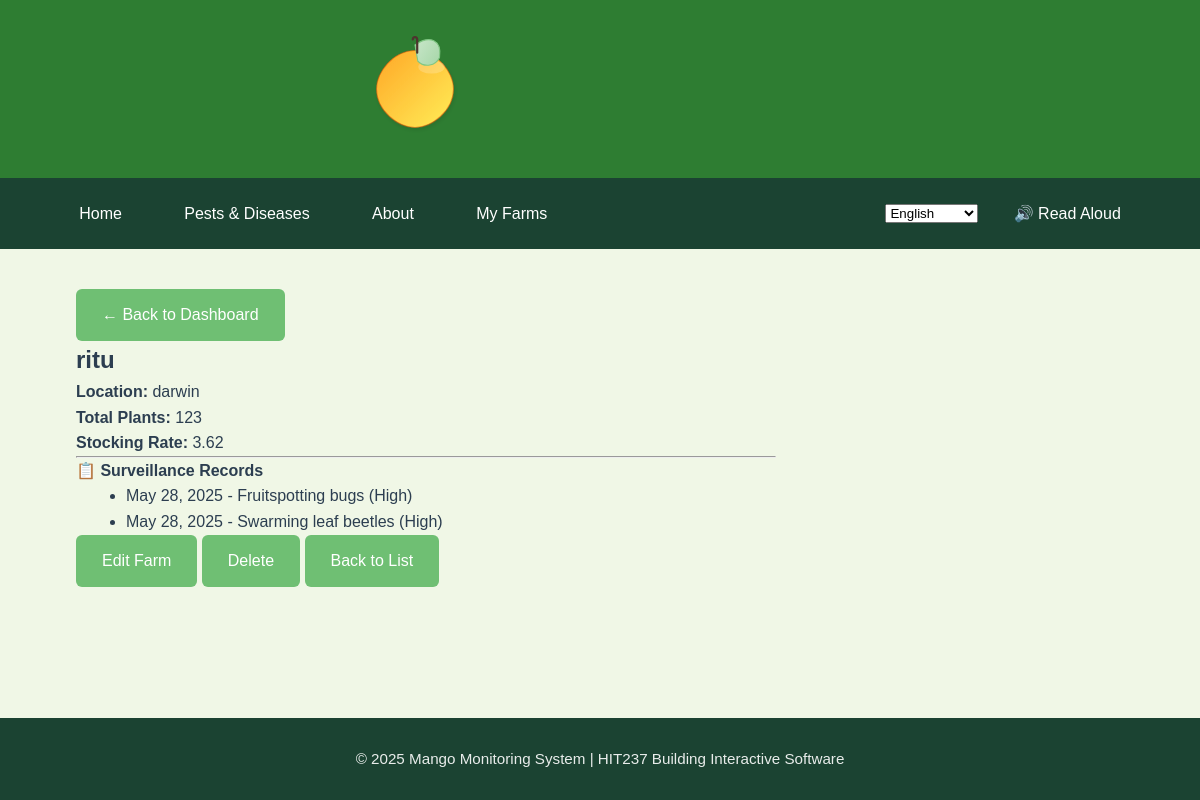
The page /myfarms/farms/5/ (signed in) on the database its author committed.
### App2/models.py (models this page shows, shortened)
class Farm(models.Model):
    name = models.CharField(max_length=100)
    location = models.CharField(max_length=150)
    owner = models.ForeignKey(User, on_delete=models.CASCADE, related_name="farms")
    total_plants = models.IntegerField(validators=[MinValueValidator(1)], help_text="Total number of mango plants on the property")
    farm_size = models.DecimalField(max_digits=10, decimal_places=2, help_text="Farm size in hectares")
    stocking_rate = models.DecimalField(max_digits=10, decimal_places=2, help_text="Plants per hectare", editable=False)
    created_at = models.DateTimeField(auto_now_add=True)
    updated_at = models.DateTimeField(auto_now=True)
    class Meta:
        ordering = ['name']

class Surveillance(models.Model):
    SEVERITY_CHOICES = [
        (1, 'Low'),
        (2, 'Medium'),
        (3, 'High'),
        (4, 'Critical'),
    ]
    PLANT_PART_CHOICES = [
        ('leaves', 'Leaves'),
        ('fruit', 'Fruit'),
        ('flowers', 'Flowers'),
        ('stem', 'Stem/Branches'),
        ('roots', 'Roots'),
        ('whole', 'Whole Plant'),
    ]
    farm = models.ForeignKey(Farm, on_delete=models.CASCADE, related_name='surveillance_records')
    date_observed = models.DateField()
    time_observed = models.TimeField()
    plants_inspected = models.IntegerField(validators=[MinValueValidator(1)],help_text="Number of plants inspected in this surveillance")
    plant_part = models.CharField(max_length=20, choices=PLANT_PART_CHOICES)
    pest = models.ForeignKey(Pest, on_delete=models.CASCADE, related_name='occurrences')
    severity = models.IntegerField(choices=SEVERITY_CHOICES)
    pest_count = models.IntegerField(default=0, help_text="Estimated number of pests found")
    notes = models.TextField(blank=True)
    weather_conditions = models.CharField(max_length=100, blank=True, help_text="e.g., Sunny, Rainy, Humid")
    created_by = models.ForeignKey(User, on_delete=models.SET_NULL, null=True)
    created_at = models.DateTimeField(auto_now_add=True)
    updated_at = models.DateTimeField(auto_now=True)
    class Meta:
        ordering = ['-date_observed', '-time_observed']

class Pest(models.Model):
    name = models.CharField(max_length=100)
    description = models.TextField()
    reference_pest_id = models.IntegerField(null=True, blank=True,help_text="ID from reference pest database if identified")
    created_by = models.ForeignKey(User, on_delete=models.SET_NULL, null=True)

### App2/views.py (the view)
# urls.py: path('farms/<int:pk>/', views.FarmDetailView.as_view(), name='farm-detail'),
class FarmDetailView(LoginRequiredMixin, OwnerMixin, DetailView):
    model = Farm
    template_name = 'app2/farm_detail.html'

### App2/views.py (called while the page is built)
    def test_func(self):
        obj = self.get_object()
        if hasattr(obj, 'owner'):
            return obj.owner == self.request.user
        elif hasattr(obj, 'farm'):
            return obj.farm.owner == self.request.user
        return False

### App2/templates/App2/farm_detail.html (shortened to what this page needs)
{% extends 'app2/base.html' %}
{% block content %}
<div class="farm-detail-wrapper">
  <div class="text-end mb-3">
    <a href="{% url 'App2:profile' %}" class="btn btn-outline-success">← Back to Dashboard</a>
  </div>
  <div class="form-card mx-auto text-center" style="max-width: 700px;">
    <h2 class="mb-3">{{ farm.name }}</h2>
    <p><strong>Location:</strong> {{ farm.location }}</p>
    <p><strong>Total Plants:</strong> {{ farm.total_plants }}</p>
    <p><strong>Stocking Rate:</strong> {{ farm.stocking_rate|floatformat:2 }}</p>
    <hr class="my-4" />
    <h4 class="mt-4 mb-2">📋 Surveillance Records</h4>
    {% if farm.surveillance_records.all %}
      <ul class="text-start" style="max-width: 600px; margin: auto;">
        {% for record in farm.surveillance_records.all %}
          <li>{{ record.date_observed }} - {{ record.pest.name }} ({{ record.get_severity_display }})</li>
        {% endfor %}
      </ul>
    {% else %}
      <p>No surveillance data yet.</p>
    {% endif %}
    <div class="mt-4 d-flex flex-wrap justify-content-center gap-2">
      <a href="{% url 'App2:farm-update' farm.pk %}" class="btn btn-success">Edit Farm</a>
      <a href="{% url 'App2:farm-delete' farm.pk %}" class="btn btn-success">Delete</a>
      <a href="{% url 'App2:farm-list' %}" class="btn btn-success">Back to List</a>
    </div>
  </div>
</div>
{% endblock %}

### App1/static/css/base.css (style rules this page uses)
:root { --primary-green: #2E7D32; --secondary-green: #6FBF73; --accent-green: #A2C523; --light-bg: #F0F7E6; --card-bg: #FFFFFF; --text-dark: #2C3E50; --text-light: #5D6D7E; --shadow-sm: 0 2px 8px rgba(46, 125, 50, 0.1); --shadow-md: 0 4px 12px rgba(46, 125, 50, 0.15); --border-color: #dcdcdc; }
* { margin: 0; padding: 0; box-sizing: border-box; font-family: 'Poppins', sans-serif; }
body { min-height: 100vh; display: flex; flex-direction: column; background-color: var(--light-bg); color: var(--text-dark); line-height: 1.6; }
.btn { display: inline-flex; align-items: center; gap: 0.5rem; padding: 0.7rem 1.5rem; background-color: var(--secondary-green); color: white; border-radius: 6px; text-decoration: none; font-weight: 500; transition: all 0.3s ease; border: 2px solid transparent; }

### rows shown on the page
Farm: name "ritu", location "darwin", total_plants "123", stocking_rate "3.62"
Surveillance: date_observed "May 28, 2025", pest.name "Fruitspotting bugs", severity "High"
Surveillance: date_observed "May 28, 2025", pest.name "Swarming leaf beetles", severity "High"
